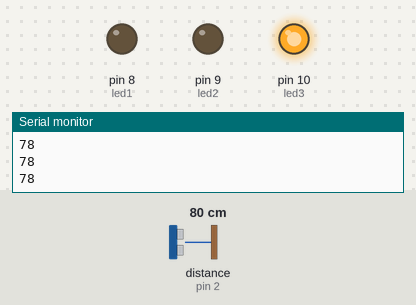
The sketch below on a simulated Arduino Uno, built with avr-gcc and run on an emulated ATmega328P. Shown: output pins drawn as LEDs (lit = HIGH), the last lines printed to the serial monitor. Wiring (inferred from the names in the program): ultrasonic range finder: trigger pin 3; echo pin 2. The inputs (shaded band) are chosen by the test bench; at power-on: distance to the obstacle (sensor on pin 2) 80 cm. The echo pulse lasts 58.3 µs per cm; pins used as bus, display or sensor lines are not drawn.

Above: at 1.3 s.
1.4 s: distance to the obstacle (sensor on pin 2) set to 96 cm
3.3 s: distance to the obstacle (sensor on pin 2) set to 105 cm
At 5.0 s:
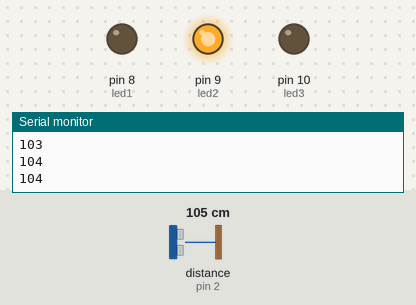
5.3 s: distance to the obstacle (sensor on pin 2) set to 2 cm
At 6.5 s:
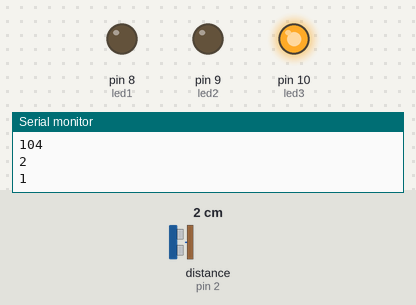
7.5 s: distance to the obstacle (sensor on pin 2) set to 120 cm
At 8.6 s:
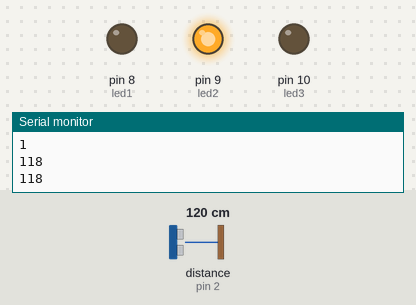
Timing chart, 0 to 10.5 s (numbered marks = the images above; inputs shaded):
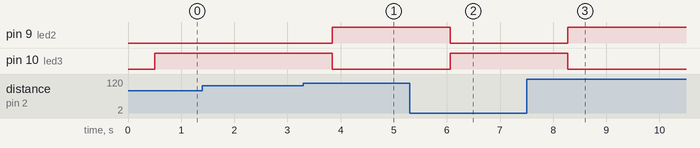

The sketch:

RANGE_DETECTOR-with-buzzer_and_led-ultrasonic_sensor.ino
```cpp
const int trigPin=3;
const int echoPin=2;
int led1=8;
int led2=9;
int led3 = 10;
long duration;
int distance;

void setup() {
  // put your setup code here, to run once:
  pinMode(trigPin, OUTPUT);
  pinMode(echoPin, INPUT);
  pinMode(led1, OUTPUT);
  pinMode(led2, OUTPUT);
  pinMode(led3, OUTPUT);
  Serial.begin(9600);
}

void loop() {
  // put your main code here, to run repeatedly:
  digitalWrite(trigPin, LOW);
  delayMicroseconds(2);
  digitalWrite(trigPin, HIGH);
  delayMicroseconds(10);
  digitalWrite(trigPin, LOW);
  duration = pulseIn(echoPin, HIGH);
  distance = duration*0.034/2;
  Serial.println(distance);
  delay(500);
  if(distance>=325)
  {
    digitalWrite(led1, HIGH);
    digitalWrite(led2, LOW);
    digitalWrite(led3, LOW);
  }
  if(distance>=100 && distance <325)
  {
    digitalWrite(led1, LOW);
    digitalWrite(led2, HIGH);
    digitalWrite(led3, LOW);
  }
  else
  {
    digitalWrite(led1, LOW);
    digitalWrite(led2, LOW);
    digitalWrite(led3, HIGH);
  }
  delay(50);
}
```

Measured:
- the behaviour switches between 101 and 102 cm on distance to the obstacle (sensor on pin 2) (found by bisection; images 0 and 1)
- after the input at 3.3 s, pin 9 (led2): LOW → HIGH after 0.54 s; pin 10 (led3): HIGH → LOW after 0.54 s
- after the input at 5.3 s, pin 9 (led2): HIGH → LOW after 0.76 s; pin 10 (led3): LOW → HIGH after 0.76 s
- after the input at 7.5 s, pin 9 (led2): LOW → HIGH after 0.77 s; pin 10 (led3): HIGH → LOW after 0.77 s
